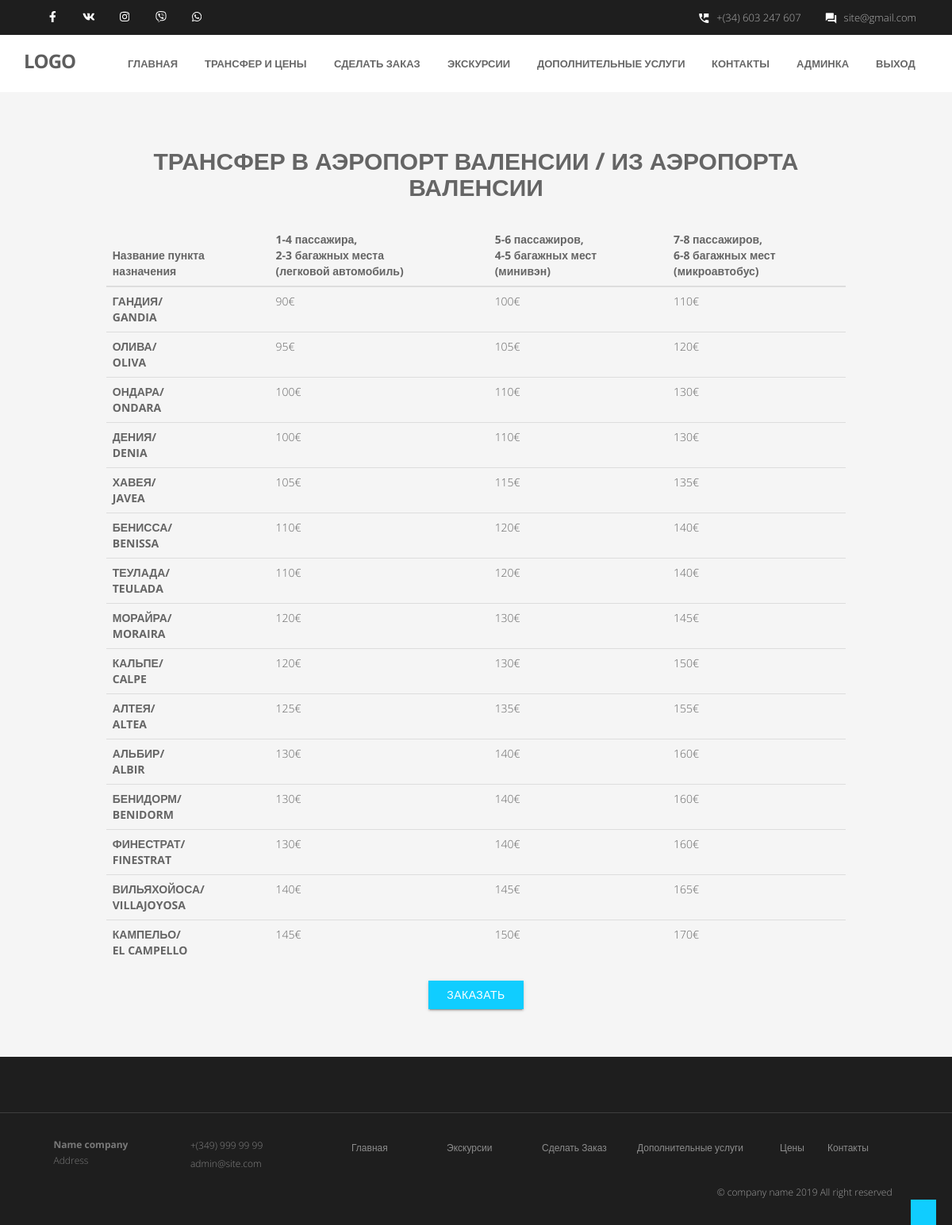
Page /price/valencia/ (signed in) on the committed database.
### apps/pricing/models.py (models this page shows, shortened)
class TransferValencia(models.Model):
    name = models.CharField(max_length=20)
    ispanename = models.CharField(max_length=20)
    pricelehkovoy = models.CharField(max_length=5)
    priceminiven = models.CharField(max_length=5)
    pricemikroavto = models.CharField(max_length=5)

### apps/pricing/views.py (the view)
# urls.py: path('valencia/', Valensia.as_view(), name='valencia'),
class Valensia(ListView):
    template_name = 'valensia.html'
    def get_queryset(self):
        pass
    def get_context_data(self, **kwargs):
        context = super().get_context_data(**kwargs)
        context['valensia'] = TransferValencia.objects.filter()
        return context

### apps/pricing/templates/valensia.html (shortened to what this page needs)
{% load widget_tweaks %}
<!DOCTYPE html>
<html lang="ru">
<head>
<link rel="stylesheet" href="/static/materialize/css/materialize.min.css" media="screen,projection" />
<link href="/static/css/bootstrap.min.css" rel="stylesheet" />
<link href="/static/css/fancybox/jquery.fancybox.css" rel="stylesheet">
<link href="/static/css/flexslider.css" rel="stylesheet" />
<link href="/static/css/style.css" rel="stylesheet" />
</head>
<body>
<div id="wrapper" class="home-page">
	<header class="topbar" >
		<div class="container">
			<div class="row">
				<div class="col-sm-3" >
                    <ul class="social-network">
					<li><a class="waves-effect waves-dark" href="#"><i style="color:white;" class="fa fa-facebook"></i></a></li>
					<li><a class="waves-effect waves-dark" href="#"><i style="color:white;" class="fa fa-vk"></i></a></li>
					<li><a class="waves-effect waves-dark" href="#"><i style="color:white;" class="fa fa-instagram"></i></a></li>
					<li><a class="waves-effect waves-dark" href="viber://chat?number=+34603247607"><i style="color:white;" class="fab fa-viber"></i></a></li>
					<li><a class="waves-effect waves-dark" href="whatsapp://send?phone=+34603247607"><i style="color:white;" class="fa fa-whatsapp"></i></a></li>
				</ul>
                    </div>
				<div class="col-sm-9">
                        <div class="row">
                            <ul class="info">
                                <li><i style="color:white;" class="icon-info-blocks material-icons">question_answer</i><span>site@gmail.com</span></li>
                                <li><i style="color:white;" class="icon-info-blocks material-icons">perm_phone_msg</i><span>+(34) 603 247 607</span></li>
                            </ul>
					</div>
					</div>
			</div>
		</div>
	</header>
	<header>
        <div class="navbar navbar-default navbar-static-top">
            <div class="container">
                <div class="navbar-header">
                    <a class="navbar-brand" href="{% url 'home:home' %}">LOGO</a>
                </div>
                <div class="navbar-collapse collapse ">
                    <ul class="nav navbar-nav">
                        <li ><a class="waves-effect waves-dark" href="{% url 'home:home' %}">Главная</a></li>
                        <li><a class="waves-effect waves-dark" href="{% url 'pricing:pricing' %}">Трансфер и цены</a></li>
                        <li><a class="waves-effect waves-dark" href="{% url 'orders:orders' %}">Сделать заказ</a></li>
                        <li><a class="waves-effect waves-dark" href="{% url 'excursion:excursion' %}">Экскурсии</a></li>
						<li><a class="waves-effect waves-dark" href="{% url 'services:services' %}">Дополнительные  услуги</a></li>
                        <li><a class="waves-effect waves-dark" href="{% url 'contact:contact' %}">Контакты</a></li>
                        {% if user.is_superuser %}
                            <li><a class="waves-effect waves-dark" href="{% url 'profile:profile' %}">Админка</a></li>
                            <li><a class="waves-effect waves-dark" href="{% url 'logout' %}">Выход</a></li>
                        {% endif %}
                    </ul>
                </div>
            </div>
        </div>
	</header>
  <section id="content">
        <section id="pricing">
                        <div class="container">
                            <div class="row">
                             <div class="col-md-1"></div>
                                    <div class="col-md-10">
                                        <div class="text-center">
                                            <p class="h2"><strong>ТРАНСФЕР В АЭРОПОРТ ВАЛЕНСИИ / ИЗ АЭРОПОРТА ВАЛЕНСИИ</strong></p>
                                        </div>
                                        <br>
                                        <table  class="table table-hover">
                                                  <thead>
                                                    <tr>
                                                      <th scope="col">Название пункта <br> назначения</th>
                                                      <th scope="col">1-4 пассажира,<br>
                                                            2-3 багажных места <br> (легковой  автомобиль)
                                                        </th>
                                                      <th scope="col">5-6 пассажиров, <br>
                                                        4-5 багажных мест <br> (минивэн)
                                                        </th>
                                                      <th scope="col">7-8 пассажиров,<br>
                                                        6-8 багажных мест <br> (микроавтобус)
                                                      </th>
                                                    </tr>
                                                  </thead>
                                                  <tbody>
                                                  {% for item in valensia %}
                                                    <tr>
                                                      <th scope="row">{{ item.name }}/ <br>
                                                        {{ item.ispanename }}
                                                        </th>
                                                  <td>{{ item.pricelehkovoy }}</td>
                                                  <td>{{ item.priceminiven }}</td>
                                                  <td>{{ item.pricemikroavto }}</td>
                                                </tr>
                                      {% endfor %}
                                     </tbody>
                                    </table>
                                    <div class="text-center">
                                        <a href="{% url 'orders:orders' %}"><button class="btn btn-warning">Заказать</button></a>
                                    </div>
                                    </div>
                                    </div>
                        </div>
        </section>
  </section>
    <footer class="our_footer">
	<div id="sub-footer">
		<div class="container">
			<div class="row">
                <div class="widget">
                    <div class="col-md-12">
                        <div class="col-md-4">
                             <div class="col-md-6">
                                <address>
                                <strong>Name company</strong><br>
                                Address
                                </address>
                             </div>
                            <div class="col-md-6">
                                <p>
                                     +(349) 999 99 99 <br>
                                     admin@site.com
                                 </p>
                            </div>
                        </div>
                        <div class="col-md-8">
                            <div class="col-md-2">
                                <ul class="link-list">
                                <li><a class="waves-effect waves-dark" href="{% url 'home:home' %}">Главная</a></li>
                                    </ul>
                            </div>
                            <div class="col-md-2">
                                <ul class="link-list">
                                <li><a class="waves-effect waves-dark" href="{% url 'excursion:excursion' %}">Экскурсии</a></li>
                                    </ul>
                            </div>
                            <div class="col-md-2">
                                <ul class="link-list">
                                <li ><a class="waves-effect waves-dark" href="{% url 'orders:orders' %}">Сделать Заказ</a></li>
                                    </ul>
                            </div>
                            <div class="col-md-3">
                                <ul class="link-list">
                                <li ><a class="waves-effect waves-dark" href="{% url 'services:services' %}">Дополнительные услуги</a></li>
                                    </ul>
                            </div>
                            <div class="col-md-1">
                                <ul class="link-list">
                                <li ><a class="waves-effect waves-dark" href="{% url 'pricing:pricing' %}">Цены</a></li>
                                    </ul>
                            </div>
                            <div class="col-md-1">
                                <ul class="link-list">
                                <li ><a class="waves-effect waves-dark" href="{% url 'contact:contact' %}">Контакты</a></li>
                                    </ul>
                            </div>
                        </div>
                </div>
				</div>
                <div class="col-lg-9"></div>
				<div class="col-lg-3">
					<div class="copyright">
						<p>
							<span>&copy; company name 2019 All right reserved</span>
						</p>
					</div>
				</div>
			</div>
		</div>
	</div>
	</footer>
    </div>
<a href="#" class="scrollup waves-effect waves-dark"><i class="fa fa-angle-up active"></i></a>
</body>
</html>

### static/css/style.css (style rules this page uses)
body { font-family:'Open Sans', Arial, sans-serif; font-weight:300; line-height:1.6em; color:#656565; font-size: 1.4em; background: #f5f5f5; }
a { color: #10cdff; text-decoration: none; }
input, button, select, textarea { border-radius: 0px !important; }
#wrapper { width:100%; margin:0; padding:0; }
.widget { color: #858585; }
.row,.row-fluid { margin-bottom:30px; }
.row .row,.row-fluid .row-fluid { margin-bottom:30px; }
.topbar { background-color: #1e1e1e; padding: 0; }
.topbar .container .row { margin: 0; padding:0; }
header .navbar { margin-bottom: 0; }
.topbar ul.info i { color: #10cdff; font-size: 16px; font-style: normal; margin-right: 8px; display: inline-block; position: relative; top: 4px; }
.topbar ul.info li { float: right; padding-left: 30px; color: #b0b0b0; font-size: 13px; line-height: 44px; }
.navbar-default { border: none; }
.navbar-brand { color: #222; text-transform: uppercase; font-size: 24px; font-weight: 700; line-height: 1em; letter-spacing: -1px; margin-top: 21px; padding: 0 0 0 15px; }
.navbar-default .navbar-brand { color: #5e5e5e;font-size: 24px;text-transform: uppercase; }
header .navbar-collapse ul.navbar-nav { float: right; margin-right: 0; }
header .navbar { min-height: 70px;padding: 18px 0;background: #ffffff; }
.home-page header .navbar-default { background: #fff; width: 100%; }
header .navbar { min-height: 62px; padding: 0; }
header .navbar-nav > li { padding-bottom: 12px; padding-top: 12px; padding: 0 !important; }
header .navbar-nav > li > a { margin-left: 2px; line-height: 40px; font-weight: 700; -webkit-transition: all .3s ease; -moz-transition: all .3s ease; -ms-transition: all .3s ease; -o-transition: all .3s ease; transition: all .3s ease; }
header ul.nav li { border:none; margin:0; }
header ul.nav li a { font-size: 13px; border:none; font-weight: 600; text-transform:uppercase; }
.navbar .nav > li > a { color: #676767; text-shadow: none; border: 1px solid rgba(255, 255, 255, 0) !important; }
#content { position:relative; padding:50px 0 0px 0; }
.btn { text-align: center;color: #FFFFFF;background: #10cdff;border-color: #10cdff;width: 120px;border-radius: 0; }
ul.link-list { margin:0; padding:0; list-style:none; }
ul.link-list li { margin:0; padding:2px 0 2px 0; list-style:none; }
footer { background: #1e1e1e; }
footer ul.link-list li a { color: #8C8C8C; }
footer { padding:50px 0 0 0; color:#f8f8f8; }
footer a { color:#fff; }
footer address { line-height:1.6em; color: #797979; }
ul.social-network { list-style:none; margin: 4px 0 0; }
ul.social-network li { display:inline; margin: 0 5px; padding: 5px 0 0; width: 32px; display: inline-block; text-align: center; height: 32px; vertical-align: baseline; }
#sub-footer { text-shadow:none; color: #dedede; padding:0; padding-top:30px; margin:20px 0 0 0; background: #1e1e1e; border-top: 1px solid #3e3e3e; }
#sub-footer p { margin:0; padding:0; }
#sub-footer span { color: #9e9e9e; }
.copyright { text-align:left; font-size:12px; }
.scrollup { position:fixed; width:32px; height:32px; bottom:0px; right:20px; background: #10cdff; }
a.scrollup { outline:0; text-align: center; }
.link-list li a { font-size: 12px; }
.widget .col-md-6 { font-size: 12px; }
.our_footer { margin-top: 30px; }

### rows in the picture
TransferValencia: name "ГАНДИЯ", ispanename "GANDIA", pricelehkovoy "90€", priceminiven "100€", pricemikroavto "110€"
TransferValencia: name "ОЛИВА", ispanename "OLIVA", pricelehkovoy "95€", priceminiven "105€", pricemikroavto "120€"
TransferValencia: name "ОНДАРА", ispanename "ONDARA", pricelehkovoy "100€", priceminiven "110€", pricemikroavto "130€"
TransferValencia: name "ДЕНИЯ", ispanename "DENIA", pricelehkovoy "100€", priceminiven "110€", pricemikroavto "130€"
TransferValencia: name "ХАВЕЯ", ispanename "JAVEA", pricelehkovoy "105€", priceminiven "115€", pricemikroavto "135€"
TransferValencia: name "БЕНИССА", ispanename "BENISSA", pricelehkovoy "110€", priceminiven "120€", pricemikroavto "140€"
TransferValencia: name "ТЕУЛАДА", ispanename "TEULADA", pricelehkovoy "110€", priceminiven "120€", pricemikroavto "140€"
TransferValencia: name "МОРАЙРА", ispanename "MORAIRA", pricelehkovoy "120€", priceminiven "130€", pricemikroavto "145€"
TransferValencia: name "КАЛЬПЕ", ispanename "CALPE", pricelehkovoy "120€", priceminiven "130€", pricemikroavto "150€"
TransferValencia: name "АЛТЕЯ", ispanename "ALTEA", pricelehkovoy "125€", priceminiven "135€", pricemikroavto "155€"
TransferValencia: name "АЛЬБИР", ispanename "ALBIR", pricelehkovoy "130€", priceminiven "140€", pricemikroavto "160€"
TransferValencia: name "БЕНИДОРМ", ispanename "BENIDORM", pricelehkovoy "130€", priceminiven "140€", pricemikroavto "160€"
TransferValencia: name "ФИНЕСТРАТ", ispanename "FINESTRAT", pricelehkovoy "130€", priceminiven "140€", pricemikroavto "160€"
TransferValencia: name "ВИЛЬЯХОЙОСА", ispanename "VILLAJOYOSA", pricelehkovoy "140€", priceminiven "145€", pricemikroavto "165€"
TransferValencia: name "КАМПЕЛЬО", ispanename "EL CAMPELLO", pricelehkovoy "145€", priceminiven "150€", pricemikroavto "170€"
